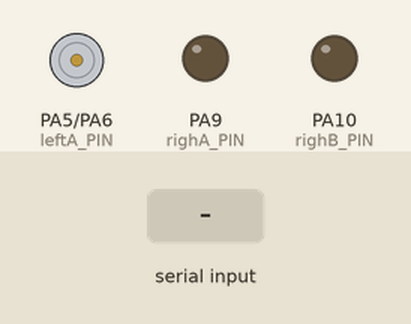
This sketch was run on a simulated STM32 Blue Pill. Shown: motor-driver pin pairs drawn as motors (green arrow = first pin HIGH = forward, orange = second pin HIGH = backward, longer = more drive), output pins drawn as LEDs (lit = HIGH). The test bench sets the inputs (shaded band).

Above: at 1.2 s.
1.3 s: "7\n" received over Serial
At 1.7 s:
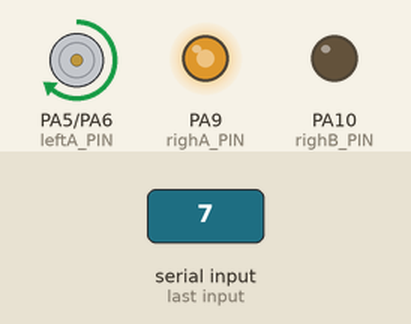
3.3 s: "6\n" received over Serial
At 3.7 s:
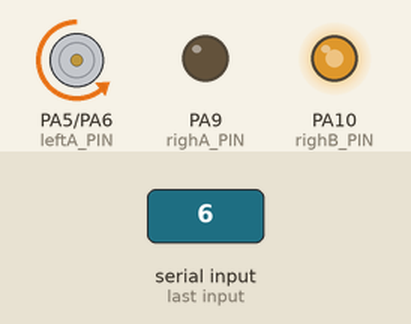
5.3 s: "3\n" received over Serial
At 5.7 s:
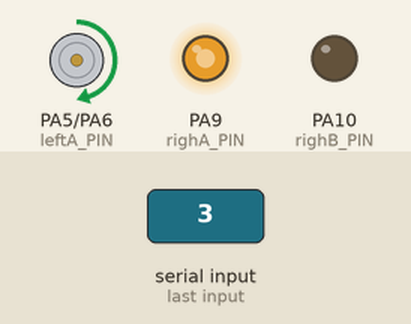
7.3 s: "2\n" received over Serial
At 7.7 s:
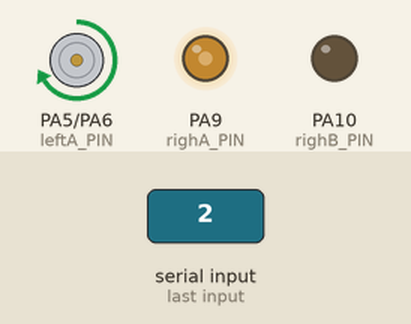
9.3 s: "5\n" received over Serial
At 9.7 s:
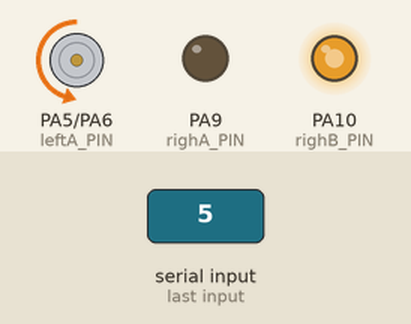
Timing chart, 0 to 12.3 s (numbered marks = the images above; inputs shaded):
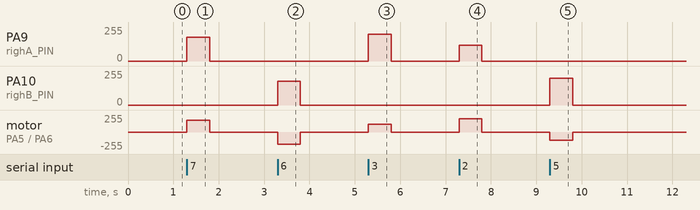

The sketch:

lanyayaokong.ino
```cpp
//-------------------------------------------------------------------//
//*******************************************************************//
///////////////////////////////////////////////////////////////////////
//////////////////////////////电机设置/////////////////////////////////
///////////////////////////////////////////////////////////////////////

#define leftA_PIN 5
#define leftB_PIN 6
#define righA_PIN 9
#define righB_PIN 10
void motor_pinint( );     //引脚初始化
void forward( );          //前进
void back( );             //后退
void turnLeftOrigin( );   //原地左
void turnRightOrigin( );  //原地右
void turnRightforword( ); //右前
void turnLeftforword( );  //左前
void turnLeftback( );     //左后
void turnRightback( );    //右后
void _stop();             //停车

//-------------------------------------------------------------------//
//*******************************************************************//
///////////////////////////////////////////////////////////////////////
//////////////////////////////蓝牙遥控/////////////////////////////////
///////////////////////////////////////////////////////////////////////
int receive;
void reve(void);

//----------------------------------------------------------------//

void setup()
{
  Serial.begin(9600); //串口波特率9600（手机端使用）
  motor_pinint( );
}
void loop()
{
   reve();
}

void reve(void)
{
          receive=Serial.parseInt();
       if(receive==7)     {forward( )         ;delay(500);_stop();}//前进
  else if(receive==6)     {back( )            ;delay(500);_stop();}//后退
  else if(receive==1)     {_stop()            ;delay(500);_stop();}//停车
  else if(receive==3)     {turnLeftforword( ) ;delay(500);_stop();}//左前
  else if(receive==2)     {turnRightforword( );delay(500);_stop();}//右前
  else if(receive==5)     {turnLeftback( )    ;delay(500);_stop();}//左后
  else if(receive==4)     {turnRightback( )   ;delay(500);_stop();}//右后
  else if(receive==8)     {turnLeftOrigin( )  ;delay(250);_stop();}//原地左
  else if(receive==9)     {turnRightOrigin( ) ;delay(250);_stop();}//原地右
}

/*电机引脚初始化*/
void motor_pinint( )
{
  pinMode (leftA_PIN, OUTPUT); //设置引脚为输出引脚
  pinMode (leftB_PIN, OUTPUT); //设置引脚为输出引脚
  pinMode (righA_PIN, OUTPUT); //设置引脚为输出引脚
  pinMode (righB_PIN, OUTPUT); //设置引脚为输出引脚
  }
/**************************************************
forward子函数——前进子函数
函数功能：控制车前进
**************************************************/
void forward( )
{
  analogWrite(leftA_PIN,180);
  analogWrite(leftB_PIN,0);         //左轮前进
  analogWrite(righA_PIN,180);
  analogWrite(righB_PIN,0);         //右轮前进
}
/**************************************************
back子函数——后退子函数
函数功能：控制车后退
**************************************************/
void back( )
{
  analogWrite(leftA_PIN,0);
  analogWrite(leftB_PIN,180);        //左轮后退
  analogWrite(righA_PIN,0);
  analogWrite(righB_PIN,180);        //右轮后退
}
/**************************************************
turnLeftOrigin子函数——原地左转子函数
函数功能：控制车原地左转
**************************************************/
void turnLeftOrigin( )
{
  analogWrite(leftA_PIN,0);
  analogWrite(leftB_PIN,120);        //左轮后退
  analogWrite(righA_PIN,120);
  analogWrite(righB_PIN,0);          //右轮前进
}
/**************************************************
turnRightOrigin子函数——原地右转子函数
函数功能：控制车原地右转
**************************************************/
void turnRightOrigin( )
{
  analogWrite(leftA_PIN,120);
  analogWrite(leftB_PIN,0);        //左轮前进
  analogWrite(righA_PIN,0);
  analogWrite(righB_PIN,120);      //右轮后退
}
/**************************************************
turnRightforword子函数——右前运动子函数
函数功能：控制车右前
**************************************************/
void turnRightforword( )
{
  analogWrite(leftA_PIN,200);
  analogWrite(leftB_PIN,0);        //左轮快前进
  analogWrite(righA_PIN,120);
  analogWrite(righB_PIN,0);        //右轮慢前进
}
/**************************************************
turnLeftforword子函数——左前运动子函数
函数功能：控制车左前
**************************************************/
void turnLeftforword( )
{
  analogWrite(leftA_PIN,120);
  analogWrite(leftB_PIN,0);       //左轮慢前进
  analogWrite(righA_PIN,200);
  analogWrite(righB_PIN,0);       //右轮快前进
}
/**************************************************
turnRightforword子函数——右后运动子函数
函数功能：控制车右后
**************************************************/
void turnRightback( )
{
  analogWrite(leftA_PIN,0);
  analogWrite(leftB_PIN,200);        //左轮快后退
  analogWrite(righA_PIN,0);
  analogWrite(righB_PIN,120);        //右轮慢后退
}
/**************************************************
turnLeftforword子函数——左后运动子函数
函数功能：控制车左后
**************************************************/
void turnLeftback( )
{
  analogWrite(leftA_PIN,0);
  analogWrite(leftB_PIN,120);        //左轮慢后退
  analogWrite(righA_PIN,0);
  analogWrite(righB_PIN,200);        //右轮快后退
}
/**************************************************
stop子函数—停止子函数
函数功能：控制车停止
**************************************************/
void _stop()
{
  analogWrite(leftA_PIN,0);
  analogWrite(leftB_PIN,0);         //左轮静止不动
  analogWrite(righA_PIN,0);
  analogWrite(righB_PIN,0);         //右轮静止不动
}
```

Measured:
- after the input at 1.3 s, PA9 (righA_PIN): 0/255 → 180/255 at once, → 0/255 0.50 s later; motor on PA5 (leftA_PIN) / PA6 (leftB_PIN): stopped → forward 180/255 at once, → stopped 0.50 s later
- after the input at 3.3 s, PA10 (righB_PIN): 0/255 → 180/255 at once, → 0/255 0.50 s later; motor on PA5 (leftA_PIN) / PA6 (leftB_PIN): stopped → backward 180/255 at once, → stopped 0.50 s later
- after the input at 5.3 s, PA9 (righA_PIN): 0/255 → 200/255 at once, → 0/255 0.50 s later; motor on PA5 (leftA_PIN) / PA6 (leftB_PIN): stopped → forward 120/255 at once, → stopped 0.50 s later
- after the input at 7.3 s, PA9 (righA_PIN): 0/255 → 120/255 at once, → 0/255 0.50 s later; motor on PA5 (leftA_PIN) / PA6 (leftB_PIN): stopped → forward 200/255 at once, → stopped 0.50 s later
- after the input at 9.3 s, PA10 (righB_PIN): 0/255 → 200/255 at once, → 0/255 0.50 s later; motor on PA5 (leftA_PIN) / PA6 (leftB_PIN): stopped → backward 120/255 at once, → stopped 0.50 s later
